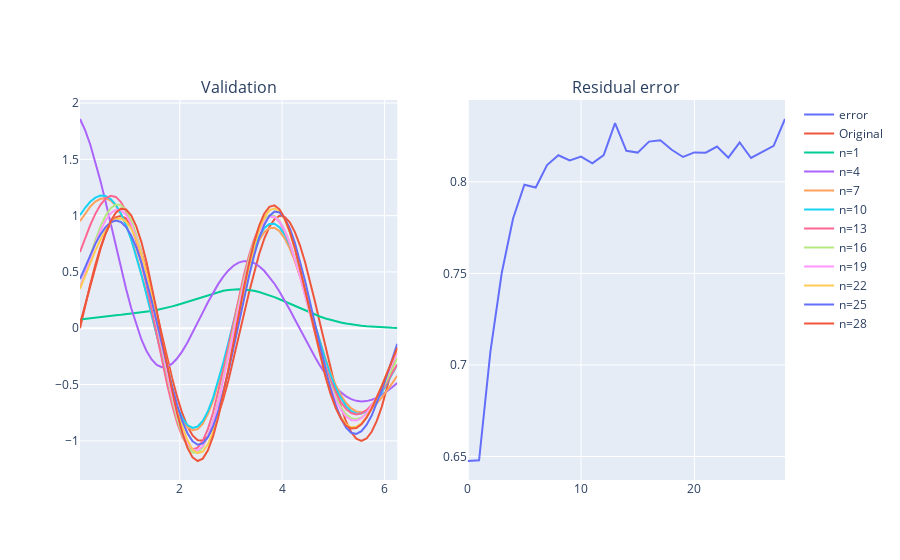

Here is the notebook cell this chart was saved with:
### Code cell
x, sin_data, sqr_data = data_gen(0, 2*np.pi)
t_x, t_sin_data, t_sqr_data = data_gen(0.05, 2*np.pi)

n_nodes = np.arange(1,30)
res_errors = []
outputs = []

epochs=100

for n in n_nodes:
    RBFNet = RBF_Network(n, x, useDelta=True, add_noise=False)
    RBFNet.train_network(epochs, x, sin_data)
    res_errors.append(RBFNet.validate(t_x, t_sin_data))
    outputs.append(RBFNet.f_of_x)

titles = ["Validation", "Residual error"]
fig = make_subplots(rows=1, cols=2, subplot_titles=(titles[0], titles[1]))

fig.add_trace(go.Scatter(x=np.arange(len(res_errors)), y=res_errors, mode="lines", name="error"), row=1, col=2)

fig.add_trace(go.Scatter(x=t_x.ravel(), y=sin_data.ravel(), mode="lines", name="Original"), row=1, col=1)

for i in range(1, len(outputs), 3):
    fig.add_trace(go.Scatter(x=t_x.ravel(), y=outputs[i].ravel(), mode="lines", name="n={}".format(i)), row=1, col=1)

fig.show()
